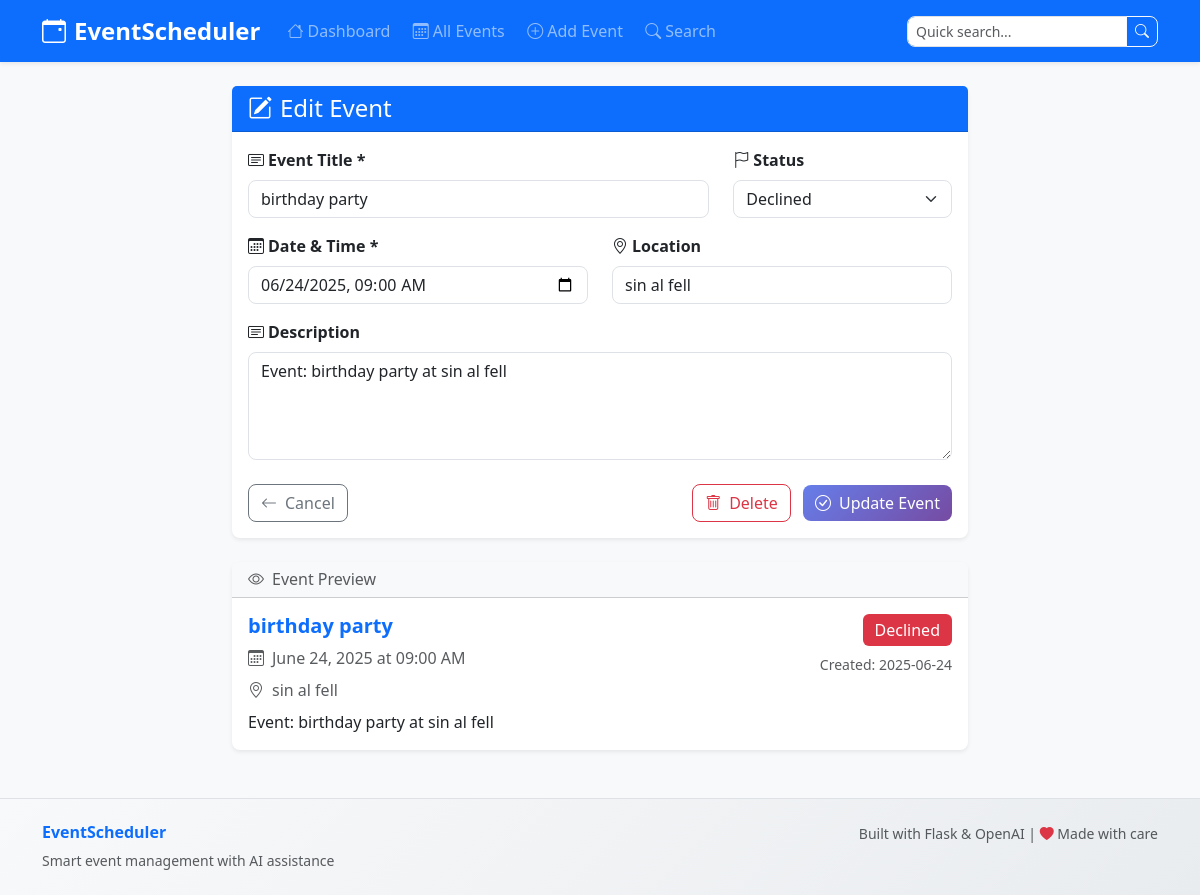
The app's page /events/edit/3 with its own data.
### tables this page shows
CREATE TABLE events (
            id INTEGER PRIMARY KEY AUTOINCREMENT,
            title TEXT NOT NULL,
            description TEXT,
            date TEXT NOT NULL,
            location TEXT,
            status TEXT DEFAULT 'upcoming',
            created_at TEXT DEFAULT CURRENT_TIMESTAMP,
            updated_at TEXT DEFAULT CURRENT_TIMESTAMP
        );

### routes/events.py (the view, shortened to what this page needs)
@events_bp.route('/edit/<int:event_id>', methods=['GET', 'POST'])
def edit_event(event_id):
    conn = get_db_connection()
    event = conn.execute('SELECT * FROM events WHERE id = ?', (event_id,)).fetchone()
    if not event:
        flash('Event not found', 'error')
        return redirect(url_for('events.list_events'))
    conn.close()
    return render_template('add_event.html', event=event, edit_mode=True)

### app.py (called while the page is built)
def format_date(date_str):
    try:
        dt = datetime.fromisoformat(date_str.replace('Z', '+00:00'))
        return dt.strftime('%B %d, %Y at %I:%M %p')
    except:
        return date_str

def status_badge_class(status):
    status_classes = {
        'upcoming': 'bg-primary',
        'attending': 'bg-success',
        'maybe': 'bg-warning',
        'declined': 'bg-danger'
    }
    return status_classes.get(status, 'bg-secondary')

### routes/events.py (called while the page is built)
def get_db_connection():
    os.makedirs('data', exist_ok=True)
    conn = sqlite3.connect('data/events.db')
    conn.row_factory = sqlite3.Row
    return conn

### templates/add_event.html (shortened to what this page needs)
{% extends "base.html" %}
{% block content %}
<div class="row justify-content-center">
    <div class="col-lg-8">
        <div class="card shadow-sm">
            <div class="card-header bg-primary text-white">
                <h4 class="mb-0">
                    {% if edit_mode %}
                        <i class="bi bi-pencil-square me-2"></i>Edit Event
                    {% else %}
                        <i class="bi bi-plus-circle me-2"></i>Create New Event
                    {% endif %}
                </h4>
            </div>
            <div class="card-body">
                <form action="{% if edit_mode %}{{ url_for('events.edit_event', event_id=event.id) }}{% else %}{{ url_for('events.add_event') }}{% endif %}"
                      method="POST" class="manual-form">
                    <div class="row">
                        <div class="col-md-8 mb-3">
                            <label for="title" class="form-label fw-semibold">
                                <i class="bi bi-card-text me-1"></i>Event Title *
                            </label>
                            <input type="text" class="form-control" id="title" name="title"
                                   value="{% if event %}{{ event.title }}{% endif %}" required>
                        </div>
                        <div class="col-md-4 mb-3">
                            <label for="status" class="form-label fw-semibold">
                                <i class="bi bi-flag me-1"></i>Status
                            </label>
                            <select class="form-select" id="status" name="status">
                                <option value="declined" {% if event and event.status == 'declined' %}selected{% endif %}>Declined</option>
                            </select>
                        </div>
                    </div>
                    <div class="row">
                        <div class="col-md-6 mb-3">
                            <label for="date" class="form-label fw-semibold">
                                <i class="bi bi-calendar3 me-1"></i>Date & Time *
                            </label>
                            <input type="datetime-local" class="form-control" id="date" name="date"
                                   value="{% if event %}{{ event.date[:16] }}{% endif %}" required>
                        </div>
                        <div class="col-md-6 mb-3">
                            <label for="location" class="form-label fw-semibold">
                                <i class="bi bi-geo-alt me-1"></i>Location
                            </label>
                            <input type="text" class="form-control" id="location" name="location"
                                   value="{% if event %}{{ event.location or '' }}{% endif %}"
                                   placeholder="e.g., Conference Room A, Cafe Roma">
                        </div>
                    </div>
                    <div class="mb-4">
                        <label for="description" class="form-label fw-semibold">
                            <i class="bi bi-card-text me-1"></i>Description
                        </label>
                        <textarea class="form-control" id="description" name="description" rows="4"
                                  placeholder="Event details, agenda, notes...">{% if event %}{{ event.description or '' }}{% endif %}</textarea>
                    </div>
                    <div class="d-flex justify-content-between">
                        <a href="{{ url_for('events.list_events') }}" class="btn btn-outline-secondary">
                            <i class="bi bi-arrow-left me-2"></i>Cancel
                        </a>
                        <div>
                            {% if edit_mode %}
                            <button type="button" class="btn btn-outline-danger me-2"
                                    data-event-id="{{ event.id }}"
                                    data-event-title="{{ event.title|e }}"
                                    onclick="deleteEventSafe(this)">
                                <i class="bi bi-trash me-2"></i>Delete
                            </button>
                            {% endif %}
                            <button type="submit" class="btn btn-primary">
                                {% if edit_mode %}
                                    <i class="bi bi-check-circle me-2"></i>Update Event
                                {% else %}
                                    <i class="bi bi-plus-circle me-2"></i>Create Event
                                {% endif %}
                            </button>
                        </div>
                    </div>
                </form>
            </div>
        </div>
        {% if edit_mode and event %}
        <div class="card mt-4 shadow-sm">
            <div class="card-header bg-light">
                <h6 class="mb-0 text-muted">
                    <i class="bi bi-eye me-2"></i>Event Preview
                </h6>
            </div>
            <div class="card-body">
                <div class="row">
                    <div class="col-md-8">
                        <h5 class="fw-bold text-primary">{{ event.title }}</h5>
                        <p class="text-muted mb-2">
                            <i class="bi bi-calendar3 me-2"></i>{{ event.date|format_date }}
                        </p>
                        {% if event.location %}
                        <p class="text-muted mb-2">
                            <i class="bi bi-geo-alt me-2"></i>{{ event.location }}
                        </p>
                        {% endif %}
                        {% if event.description %}
                        <p class="mb-0">{{ event.description }}</p>
                        {% endif %}
                    </div>
                    <div class="col-md-4 text-md-end">
                        <span class="badge {{ event.status|status_badge_class }} fs-6">{{ event.status|title }}</span>
                        <br>
                        <small class="text-muted mt-2 d-block">
                            Created: {{ event.created_at[:10] }}
                        </small>
                    </div>
                </div>
            </div>
        </div>
        {% endif %}
    </div>
</div>
{% endblock %}

### static/css/style.css (style rules this page uses)
:root { --primary-gradient: linear-gradient(135deg, #667eea 0%, #764ba2 100%); --success-gradient: linear-gradient(135deg, #5cb85c 0%, #449d44 100%); --warning-gradient: linear-gradient(135deg, #f0ad4e 0%, #ec971f 100%); --danger-gradient: linear-gradient(135deg, #d9534f 0%, #c9302c 100%); --shadow-soft: 0 0.125rem 0.25rem rgba(0, 0, 0, 0.075); --shadow-hover: 0 0.5rem 1rem rgba(0, 0, 0, 0.15); --border-radius: 0.5rem; }
body { background-color: #f8f9fa; font-family: 'Segoe UI', Tahoma, Geneva, Verdana, sans-serif; }
.card { border: none; border-radius: var(--border-radius); box-shadow: var(--shadow-soft); transition: all 0.3s ease; }
.badge { font-weight: 500; padding: 0.5em 0.75em; }
.btn { border-radius: var(--border-radius); font-weight: 500; transition: all 0.3s ease; border-width: 1px; }
.btn-primary { background: var(--primary-gradient); border: none; }
.form-control, .form-select { border-radius: var(--border-radius); border: 1px solid #dee2e6; transition: all 0.3s ease; }

### records on screen
events: title "birthday party", status "Declined", date "06/24/2025 09:00", location "sin al fell", description "Event: birthday party at sin al fell", date "June 24, 2025 at 09:00 AM", created_at "2025-06-24"
